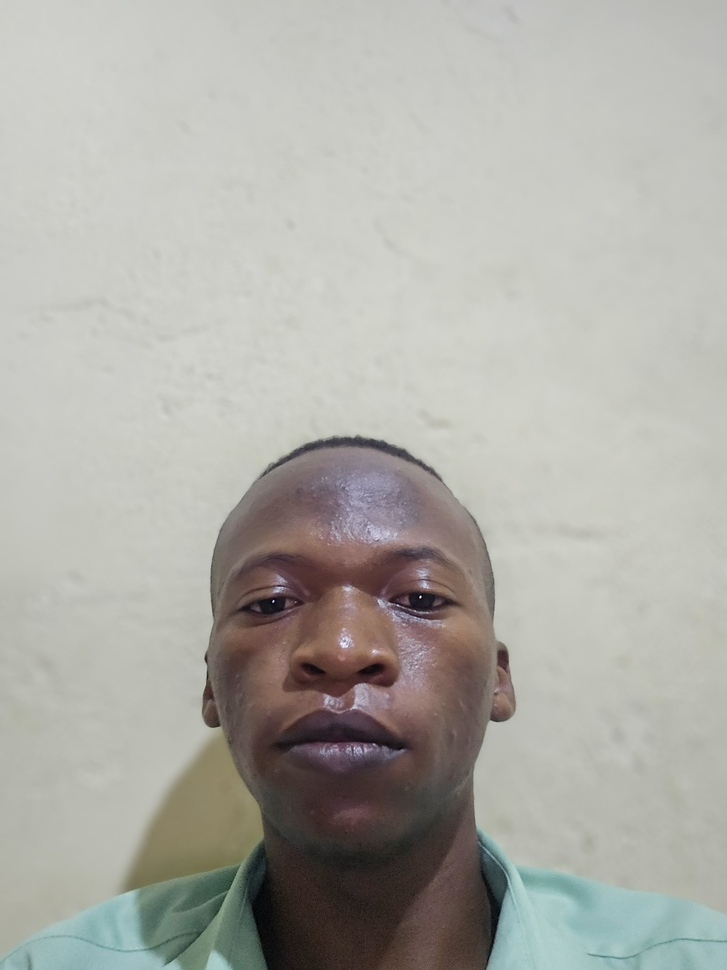
#> input picture Image_Processing/Images/Erneste_Neutral.jpg, 727 x 970 px, shrunk from 2544 x 3392 before the run
$ python -i predict_face.py   (imports and definitions only)
#> lines starting #> are read from the running program, lines starting #| are printed output that depends on the picture; after the words box and inside, x2 and y2 are one past the last pixel; in counts of white or black regions, pixels touching at a corner belong together
#> further down, picture is the input picture: shape (970, 727, 3); mean B, G, R 166.8, 173, 173.8
"""
Facial Recognition Prediction Function

This module provides a function to predict which person (Erneste, Thierry, Idara, or Rodas)
is in a given image using the trained facial recognition model.

Usage:
    # As a script
    python predict_face.py <image_path>
"""

import pandas as pd
import numpy as np
import cv2
import joblib
from pathlib import Path
from datetime import datetime
import warnings
# [1 line not run here, left out]


def extract_features_from_image(image):
    """
    Extract features from an image (same as training).

    Parameters:
    -----------
    image : numpy.ndarray
        Image array loaded with cv2

    Returns:
    --------
    dict : Dictionary of extracted features
    """
    features = {}

    # Image dimensions
    features['height'] = image.shape[0]
    features['width'] = image.shape[1]
    features['channels'] = image.shape[2] if len(image.shape) == 3 else 1

    # Convert to RGB for consistent processing
    if len(image.shape) == 3:
        img_rgb = cv2.cvtColor(image, cv2.COLOR_BGR2RGB)
    else:
        img_rgb = image

    # Color histogram features (8 bins per channel)
    if len(image.shape) == 3:
        for i, color in enumerate(['R', 'G', 'B']):
            hist = cv2.calcHist([img_rgb], [i], None, [8], [0, 256])
            hist = hist.flatten() / hist.sum()  # Normalize
            for j, val in enumerate(hist):
                features[f'hist_{color}_{j}'] = val
#> this loop made 3 passes
#> hist on passes 1 to 3: [4831, 29831, 37798, 39288, 55153, 138255, 400009, 25], [8038, 43998, 37952, 39399, 24688, 133665, 417436, 14], [10822, 44015, 46437, 38443, 13698, 221974, 329764, 37]
#> after the loop, features = 27 items

    # Grayscale histogram features
    if len(image.shape) == 3:
        gray = cv2.cvtColor(image, cv2.COLOR_BGR2GRAY)
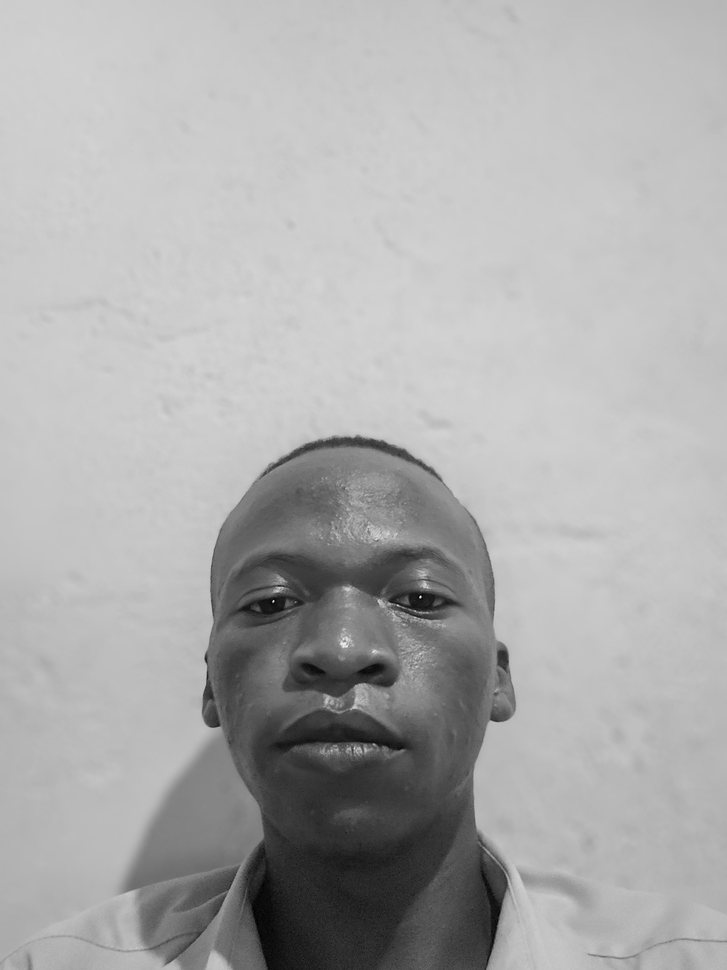
#> gray: shape (970, 727); min 0, max 251, mean 172.6
    else:
        gray = image

    hist_gray = cv2.calcHist([gray], [0], None, [8], [0, 256])
#> hist_gray = [6501, 39696, 39268, 41750, 27960, 147403, 402595, 17]
    hist_gray = hist_gray.flatten() / hist_gray.sum()
#> hist_gray = [0.00922, 0.0563, 0.0557, 0.0592, 0.0396, 0.209, 0.571, 2.41e-05]
    for j, val in enumerate(hist_gray):
        features[f'hist_gray_{j}'] = val
#> this loop made 8 passes
#> val on passes 1 to 8: 0.00922, 0.0563, 0.0557, 0.0592, 0.0396, 0.209, 0.571, 2.41e-05
#> after the loop, features = 35 items

    # Statistical features
    features['mean_intensity'] = np.mean(gray)
    features['std_intensity'] = np.std(gray)
    features['min_intensity'] = np.min(gray)
    features['max_intensity'] = np.max(gray)
    features['median_intensity'] = np.median(gray)

    # Texture features (edge density)
    edges = cv2.Canny(gray, 100, 200)
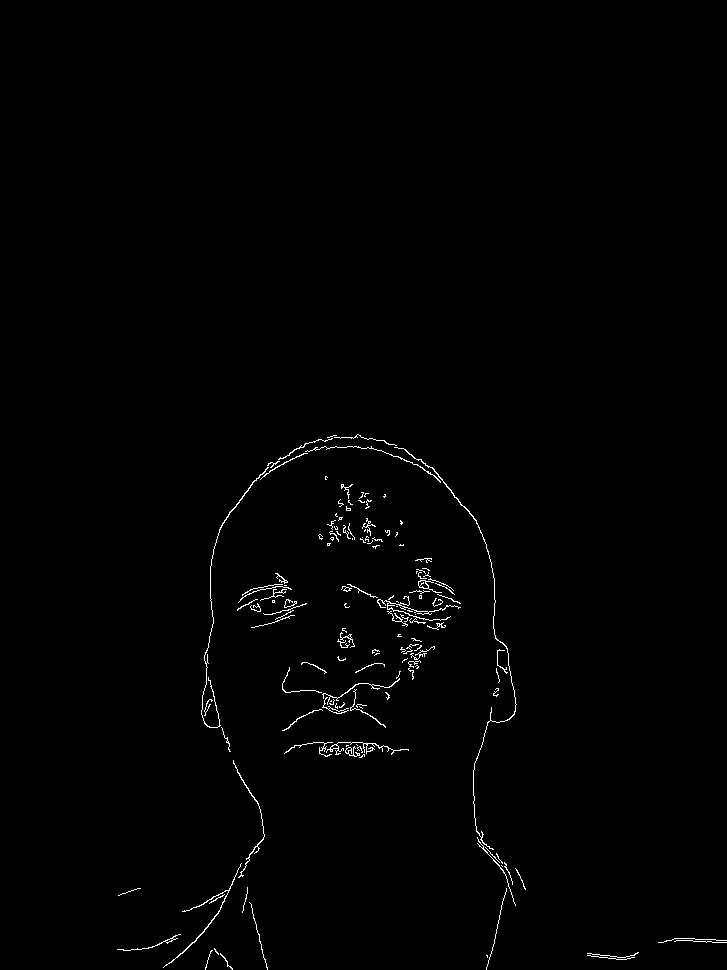
#> edges: shape (970, 727); 0.81% white in thin lines or dots, all inside (x1, y1, x2, y2) = (117, 434, 727, 970)
    features['edge_density'] = np.sum(edges > 0) / (gray.shape[0] * gray.shape[1])

    return features


# [194 lines left out: functions predict_face, main, not called in this run]


# [2 lines not run here, left out]

>>> import cv2
>>> picture = cv2.imread('../Image_Processing/Images/Erneste_Neutral.jpg')
>>> result = extract_features_from_image(picture)
#> result = 41 items

$ run again, on Image_Processing/Images/Erneste_Surprised.jpg
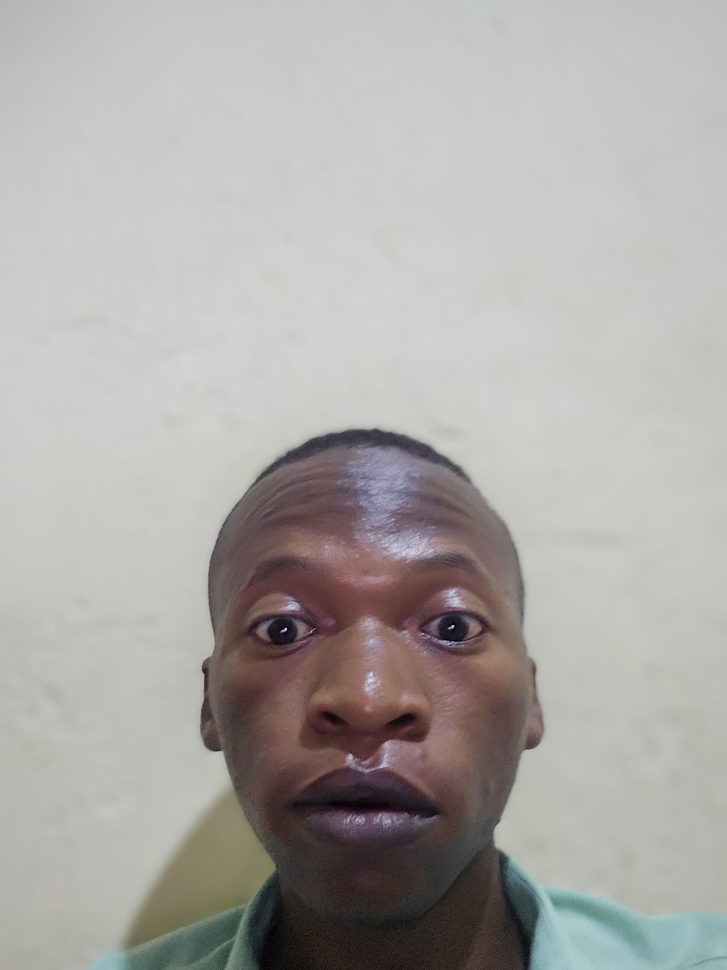
#> input picture Image_Processing/Images/Erneste_Surprised.jpg, 727 x 970 px, shrunk from 2544 x 3392 before the run
#> picture is the input picture: shape (970, 727, 3); mean B, G, R 166.9, 169.7, 172.4
#> the loop in extract_features_from_image, `for i, color in enumerate(['R', 'G', 'B']):` made 3 passes
#> hist on passes 1 to 3: [0.00921, 0.0504, 0.0526, 0.0747, 0.0608, 0.18, 0.572, 0], [0.0161, 0.0679, 0.0742, 0.0593, 0.0209, 0.172, 0.589, 0], [12271, 46808, 60330, 37168, 9943, 156118, 382532, 20]
#> after the loop in extract_features_from_image, `for i, color in enumerate(['R', 'G', 'B']):`: features = 27 items
#> in extract_features_from_image, `gray = cv2.cvtColor(image, cv2.COLOR_BGR2GRAY)`:
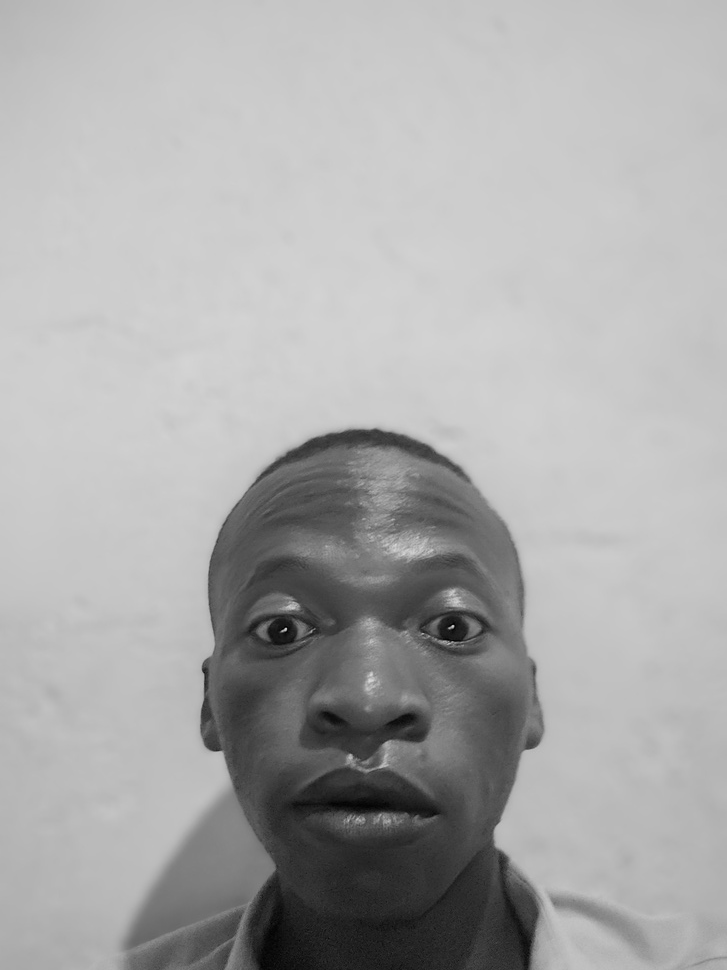
#> gray: shape (970, 727); min 1, max 217, mean 170.2
#> in extract_features_from_image, `hist_gray = cv2.calcHist([gray], [0], None, [8], [0, 256])`: hist_gray = [9148, 42080, 52730, 46920, 18079, 131699, 404534, 0]
#> in extract_features_from_image, `hist_gray = hist_gray.flatten() / hist_gray.sum()`: hist_gray = [0.013, 0.0597, 0.0748, 0.0665, 0.0256, 0.187, 0.574, 0]
#> the loop in extract_features_from_image, `for j, val in enumerate(hist_gray):` made 8 passes
#> val on passes 1 to 8: 0.013, 0.0597, 0.0748, 0.0665, 0.0256, 0.187, 0.574, 0
#> after the loop in extract_features_from_image, `for j, val in enumerate(hist_gray):`: features = 35 items
#> in extract_features_from_image, `edges = cv2.Canny(gray, 100, 200)`:
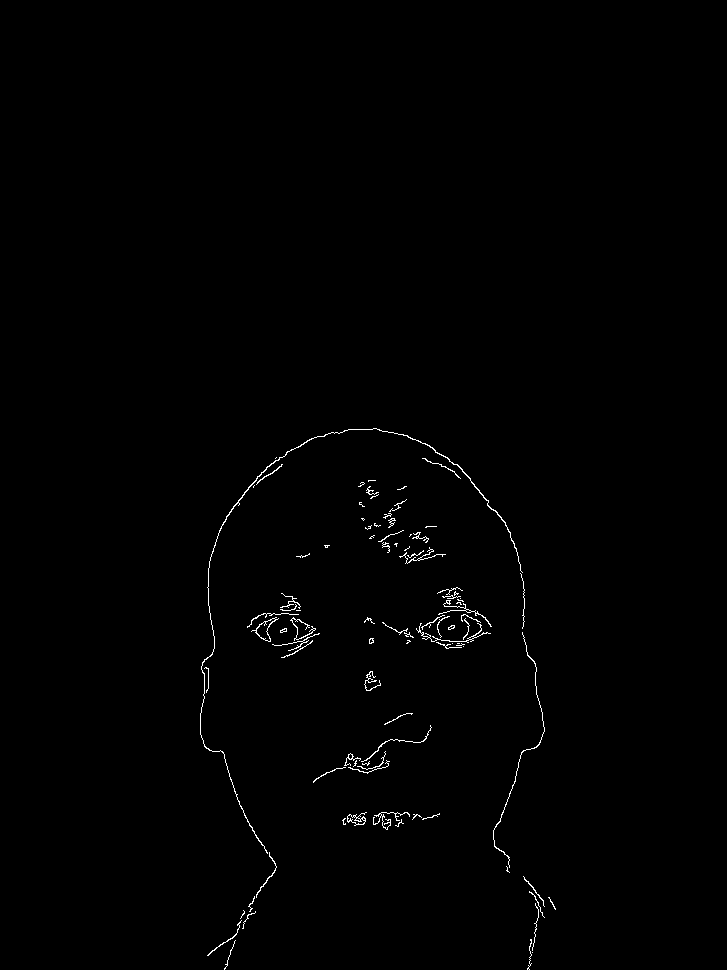
#> edges: shape (970, 727); 0.6% white in thin lines or dots, all inside (x1, y1, x2, y2) = (200, 428, 556, 970)
#> result = 41 items

$ run again, on Image_Processing/Images/Idara_Neutral.jpg
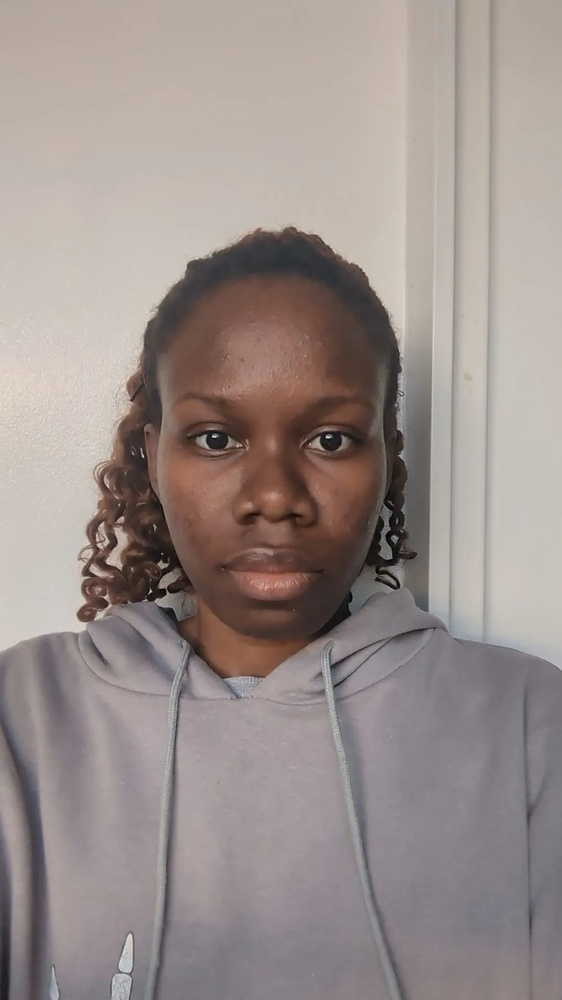
#> input picture Image_Processing/Images/Idara_Neutral.jpg, 562 x 1000 px, shrunk from 1080 x 1920 before the run
#> picture is the input picture: shape (1000, 562, 3); mean B, G, R 139.9, 143.4, 154.9
#> the loop in extract_features_from_image, `for i, color in enumerate(['R', 'G', 'B']):` made 3 passes
#> hist on passes 1 to 3: [0.00352, 0.032, 0.0707, 0.134, 0.246, 0.251, 0.261, 0.0011], [3688, 38593, 54228, 96277, 122875, 172120, 74213, 6], [4989, 50891, 49351, 55313, 163586, 215794, 22072, 4]
#> after the loop in extract_features_from_image, `for i, color in enumerate(['R', 'G', 'B']):`: features = 27 items
#> in extract_features_from_image, `gray = cv2.cvtColor(image, cv2.COLOR_BGR2GRAY)`:
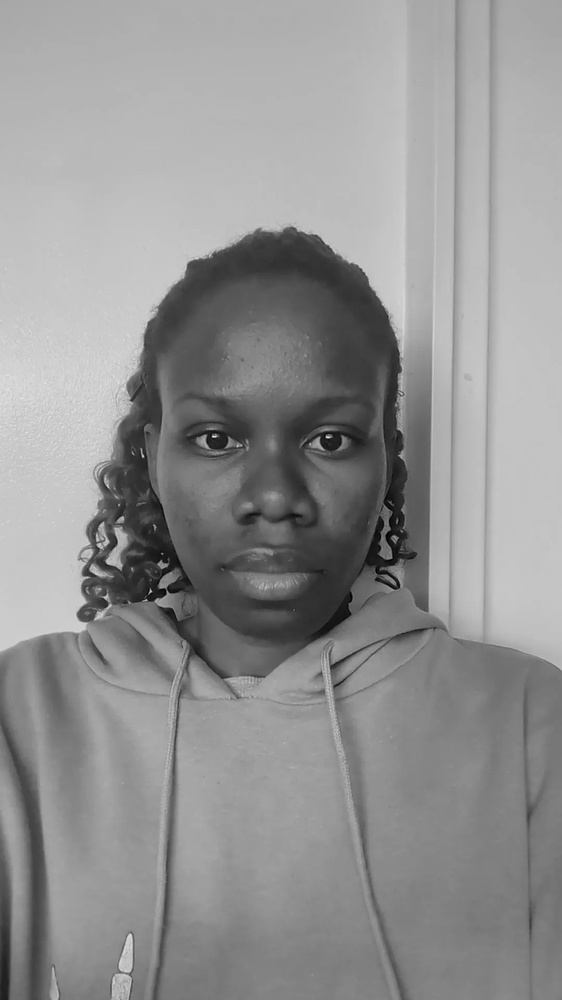
#> gray: shape (1000, 562); min 0, max 241, mean 146.5
#> in extract_features_from_image, `hist_gray = cv2.calcHist([gray], [0], None, [8], [0, 256])`: hist_gray = [3052, 30553, 52211, 84895, 136924, 171399, 82955, 11]
#> in extract_features_from_image, `hist_gray = hist_gray.flatten() / hist_gray.sum()`: hist_gray = [0.00543, 0.0544, 0.0929, 0.151, 0.244, 0.305, 0.148, 1.96e-05]
#> the loop in extract_features_from_image, `for j, val in enumerate(hist_gray):` made 8 passes
#> val on passes 1 to 8: 0.00543, 0.0544, 0.0929, 0.151, 0.244, 0.305, 0.148, 1.96e-05
#> after the loop in extract_features_from_image, `for j, val in enumerate(hist_gray):`: features = 35 items
#> in extract_features_from_image, `edges = cv2.Canny(gray, 100, 200)`:
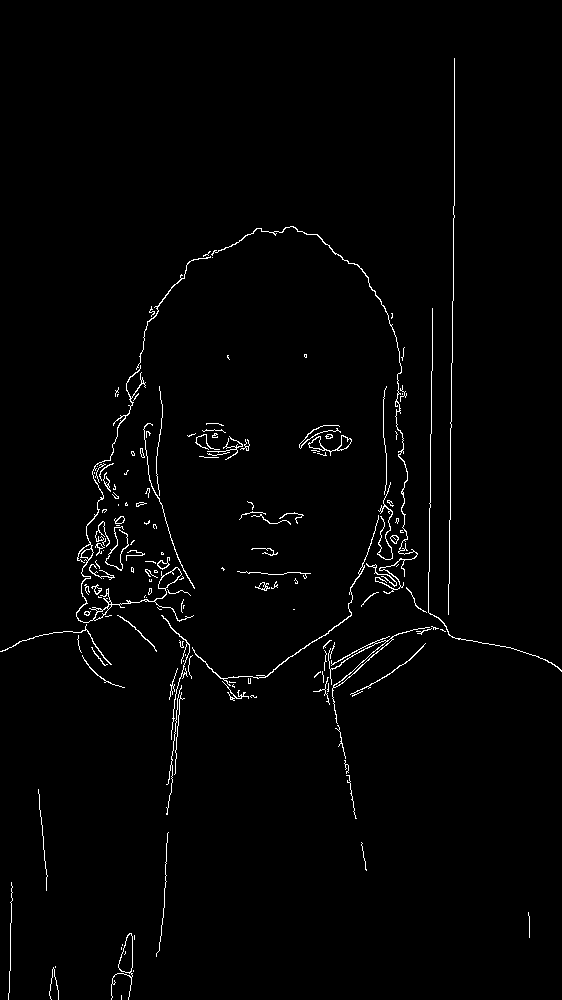
#> edges: shape (1000, 562); 1.6% white in thin lines or dots
#> result = 41 items
